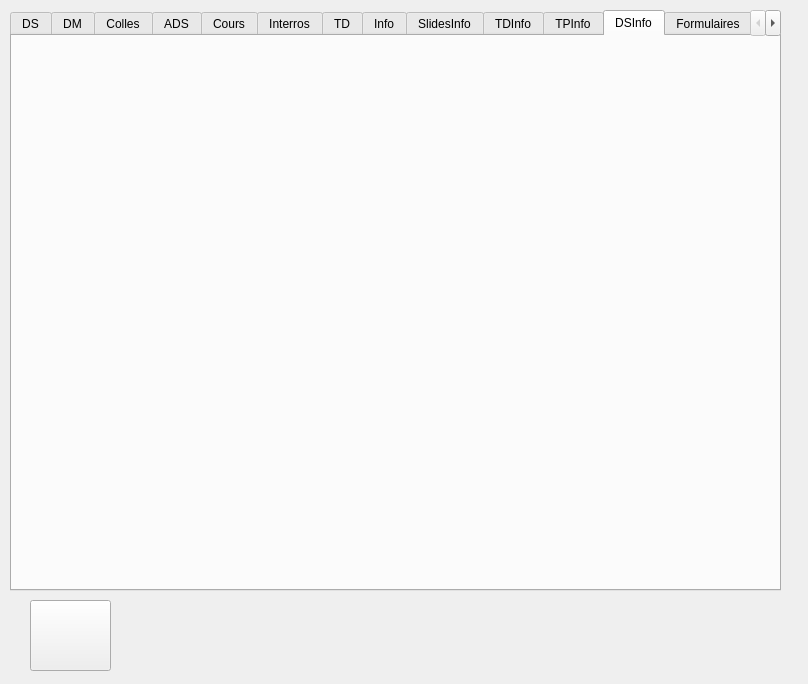
<?xml version="1.0" encoding="UTF-8"?>
<ui version="4.0">
 <class>WebSite</class>
 <widget class="QDialog" name="WebSite">
  <property name="geometry">
   <rect>
    <x>0</x>
    <y>0</y>
    <width>808</width>
    <height>684</height>
   </rect>
  </property>
  <property name="windowTitle">
   <string>Dialog</string>
  </property>
  <widget class="QTabWidget" name="tabs">
   <property name="geometry">
    <rect>
     <x>10</x>
     <y>10</y>
     <width>771</width>
     <height>581</height>
    </rect>
   </property>
   <property name="currentIndex">
    <number>11</number>
   </property>
   <widget class="QWidget" name="tabDS">
    <attribute name="title">
     <string>DS</string>
    </attribute>
    <widget class="QWidget" name="gridLayoutWidget_3">
     <property name="geometry">
      <rect>
       <x>10</x>
       <y>10</y>
       <width>751</width>
       <height>541</height>
      </rect>
     </property>
     <layout class="QGridLayout" name="formDS"/>
    </widget>
   </widget>
   <widget class="QWidget" name="tabDM">
    <attribute name="title">
     <string>DM</string>
    </attribute>
    <widget class="QWidget" name="gridLayoutWidget">
     <property name="geometry">
      <rect>
       <x>10</x>
       <y>10</y>
       <width>751</width>
       <height>541</height>
      </rect>
     </property>
     <layout class="QGridLayout" name="formDM" rowminimumheight="0" columnminimumwidth="0">
      <property name="sizeConstraint">
       <enum>QLayout::SetNoConstraint</enum>
      </property>
      <property name="spacing">
       <number>6</number>
      </property>
     </layout>
    </widget>
   </widget>
   <widget class="QWidget" name="tabColles">
    <attribute name="title">
     <string>Colles</string>
    </attribute>
    <widget class="QWidget" name="gridLayoutWidget_2">
     <property name="geometry">
      <rect>
       <x>10</x>
       <y>10</y>
       <width>751</width>
       <height>541</height>
      </rect>
     </property>
     <layout class="QGridLayout" name="formColles"/>
    </widget>
   </widget>
   <widget class="QWidget" name="tabADS">
    <attribute name="title">
     <string>ADS</string>
    </attribute>
    <widget class="QWidget" name="verticalLayoutWidget">
     <property name="geometry">
      <rect>
       <x>720</x>
       <y>10</y>
       <width>41</width>
       <height>71</height>
      </rect>
     </property>
     <layout class="QVBoxLayout" name="buttonsADS">
      <property name="spacing">
       <number>6</number>
      </property>
      <item>
       <widget class="QPushButton" name="addADSButton">
        <property name="sizePolicy">
         <sizepolicy hsizetype="Minimum" vsizetype="Expanding">
          <horstretch>0</horstretch>
          <verstretch>0</verstretch>
         </sizepolicy>
        </property>
        <property name="text">
         <string/>
        </property>
        <property name="iconSize">
         <size>
          <width>32</width>
          <height>32</height>
         </size>
        </property>
       </widget>
      </item>
      <item>
       <widget class="QPushButton" name="removeADSButton">
        <property name="sizePolicy">
         <sizepolicy hsizetype="Minimum" vsizetype="Expanding">
          <horstretch>0</horstretch>
          <verstretch>0</verstretch>
         </sizepolicy>
        </property>
        <property name="text">
         <string/>
        </property>
        <property name="iconSize">
         <size>
          <width>32</width>
          <height>32</height>
         </size>
        </property>
       </widget>
      </item>
     </layout>
    </widget>
    <widget class="QWidget" name="gridLayoutWidget_8">
     <property name="geometry">
      <rect>
       <x>10</x>
       <y>10</y>
       <width>701</width>
       <height>541</height>
      </rect>
     </property>
     <layout class="QGridLayout" name="formADS"/>
    </widget>
   </widget>
   <widget class="QWidget" name="tabCours">
    <attribute name="title">
     <string>Cours</string>
    </attribute>
    <widget class="QWidget" name="gridLayoutWidget_4">
     <property name="geometry">
      <rect>
       <x>10</x>
       <y>10</y>
       <width>751</width>
       <height>541</height>
      </rect>
     </property>
     <layout class="QGridLayout" name="formCours"/>
    </widget>
   </widget>
   <widget class="QWidget" name="tabInterros">
    <attribute name="title">
     <string>Interros</string>
    </attribute>
    <widget class="QWidget" name="gridLayoutWidget_5">
     <property name="geometry">
      <rect>
       <x>10</x>
       <y>10</y>
       <width>751</width>
       <height>541</height>
      </rect>
     </property>
     <layout class="QGridLayout" name="formInterros"/>
    </widget>
   </widget>
   <widget class="QWidget" name="tabTD">
    <attribute name="title">
     <string>TD</string>
    </attribute>
    <widget class="QWidget" name="gridLayoutWidget_6">
     <property name="geometry">
      <rect>
       <x>10</x>
       <y>10</y>
       <width>751</width>
       <height>541</height>
      </rect>
     </property>
     <layout class="QGridLayout" name="formTD"/>
    </widget>
   </widget>
   <widget class="QWidget" name="tabInfo">
    <attribute name="title">
     <string>Info</string>
    </attribute>
    <widget class="QWidget" name="gridLayoutWidget_7">
     <property name="geometry">
      <rect>
       <x>10</x>
       <y>10</y>
       <width>751</width>
       <height>541</height>
      </rect>
     </property>
     <layout class="QGridLayout" name="formInfo"/>
    </widget>
   </widget>
   <widget class="QWidget" name="tabSlidesInfo">
    <attribute name="title">
     <string>SlidesInfo</string>
    </attribute>
    <widget class="QWidget" name="gridLayoutWidget_13">
     <property name="geometry">
      <rect>
       <x>10</x>
       <y>10</y>
       <width>751</width>
       <height>541</height>
      </rect>
     </property>
     <layout class="QGridLayout" name="formSlidesInfo"/>
    </widget>
   </widget>
   <widget class="QWidget" name="tabTDInfo">
    <attribute name="title">
     <string>TDInfo</string>
    </attribute>
    <widget class="QWidget" name="gridLayoutWidget_11">
     <property name="geometry">
      <rect>
       <x>10</x>
       <y>10</y>
       <width>751</width>
       <height>541</height>
      </rect>
     </property>
     <layout class="QGridLayout" name="formTDInfo"/>
    </widget>
   </widget>
   <widget class="QWidget" name="tabTPInfo">
    <attribute name="title">
     <string>TPInfo</string>
    </attribute>
    <widget class="QWidget" name="gridLayoutWidget_12">
     <property name="geometry">
      <rect>
       <x>10</x>
       <y>10</y>
       <width>751</width>
       <height>541</height>
      </rect>
     </property>
     <layout class="QGridLayout" name="formTPInfo"/>
    </widget>
   </widget>
   <widget class="QWidget" name="tabDSInfo">
    <attribute name="title">
     <string>DSInfo</string>
    </attribute>
    <widget class="QWidget" name="gridLayoutWidget_14">
     <property name="geometry">
      <rect>
       <x>10</x>
       <y>10</y>
       <width>751</width>
       <height>541</height>
      </rect>
     </property>
     <layout class="QGridLayout" name="formDSInfo"/>
    </widget>
   </widget>
   <widget class="QWidget" name="tabFormulaires">
    <attribute name="title">
     <string>Formulaires</string>
    </attribute>
    <widget class="QWidget" name="gridLayoutWidget_9">
     <property name="geometry">
      <rect>
       <x>10</x>
       <y>10</y>
       <width>751</width>
       <height>541</height>
      </rect>
     </property>
     <layout class="QGridLayout" name="formFormulaires"/>
    </widget>
   </widget>
   <widget class="QWidget" name="tabAnimations">
    <attribute name="title">
     <string>Animations</string>
    </attribute>
    <widget class="QWidget" name="gridLayoutWidget_10">
     <property name="geometry">
      <rect>
       <x>10</x>
       <y>10</y>
       <width>701</width>
       <height>541</height>
      </rect>
     </property>
     <layout class="QGridLayout" name="formAnimations"/>
    </widget>
    <widget class="QWidget" name="verticalLayoutWidget_2">
     <property name="geometry">
      <rect>
       <x>720</x>
       <y>10</y>
       <width>41</width>
       <height>71</height>
      </rect>
     </property>
     <layout class="QVBoxLayout" name="buttonsAnimations">
      <property name="spacing">
       <number>6</number>
      </property>
      <item>
       <widget class="QPushButton" name="addAnimationsButton">
        <property name="sizePolicy">
         <sizepolicy hsizetype="Minimum" vsizetype="Expanding">
          <horstretch>0</horstretch>
          <verstretch>0</verstretch>
         </sizepolicy>
        </property>
        <property name="text">
         <string/>
        </property>
        <property name="iconSize">
         <size>
          <width>32</width>
          <height>32</height>
         </size>
        </property>
       </widget>
      </item>
      <item>
       <widget class="QPushButton" name="removeAnimationsButton">
        <property name="sizePolicy">
         <sizepolicy hsizetype="Minimum" vsizetype="Expanding">
          <horstretch>0</horstretch>
          <verstretch>0</verstretch>
         </sizepolicy>
        </property>
        <property name="text">
         <string/>
        </property>
        <property name="iconSize">
         <size>
          <width>32</width>
          <height>32</height>
         </size>
        </property>
       </widget>
      </item>
     </layout>
    </widget>
   </widget>
  </widget>
  <widget class="QPushButton" name="transferButton">
   <property name="geometry">
    <rect>
     <x>30</x>
     <y>600</y>
     <width>81</width>
     <height>71</height>
    </rect>
   </property>
   <property name="text">
    <string/>
   </property>
   <property name="iconSize">
    <size>
     <width>64</width>
     <height>64</height>
    </size>
   </property>
  </widget>
 </widget>
 <resources/>
 <connections/>
</ui>
